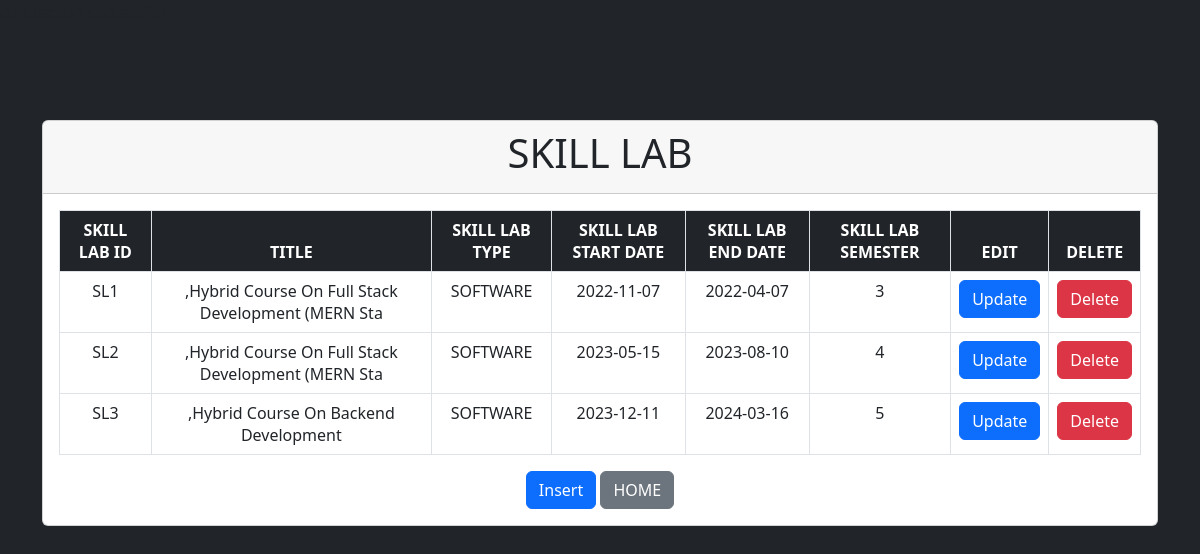
/SKILL_LAB/index.php, run on the app's committed database.
### tables this page shows
CREATE TABLE `skill_lab` (
  `skilllab_id` varchar(25) NOT NULL,
  `sl_type` varchar(25) DEFAULT NULL,
  `sl_sem` varchar(5) DEFAULT NULL,
  `sl_topic` varchar(50) DEFAULT NULL,
  `sl_start_date` date DEFAULT NULL,
  `sl_end_date` date DEFAULT NULL,
  `dept_id` varchar(25) DEFAULT NULL
);

### SKILL_LAB/index.php (the view, shortened to what this page needs)
<?php
include 'connect.php';
?>
<!DOCTYPE html>
<html lang="en">
<head>
    <link href="https://cdn.jsdelivr.net/npm/bootstrap@5.2.3/dist/css/bootstrap.min.css" rel="stylesheet">
</head>
<body class="bg-dark">
    <div class="container">
        <div class="row mt-5">
            <div class="col">
                <div class="card mt-5">
                    <div class="card-header">
                        <h2 class="display-6 text-center"><strong>SKILL LAB</strong></h2>
                    </div>
                    <div class="card-body">
                        <table class="table table-bordered text-center">
                            <thead class="bg-dark text-white">
                                <tr>
                                    <th>SKILL LAB ID</th>
                                    <th>TITLE</th>
                                    <th>SKILL LAB TYPE</th>
                                    <th>SKILL LAB START DATE</th>
                                    <th>SKILL LAB END DATE</th>
                                    <th>SKILL LAB SEMESTER</th>
                                    <th>EDIT</th>
                                    <th>DELETE</th>
                                </tr>
                            </thead>
                            <tbody>
                                <?php
                                $sql="Select * from `skill_lab`";
                                $result=mysqli_query($con,$sql);
                                if($result){
                                    while($row=mysqli_fetch_assoc($result)){
                                        $skilllab_id=$row['skilllab_id'];
                                        $sl_topic=$row['sl_topic'];
                                        $sl_type=$row['sl_type'];
                                        $sl_start_date=$row['sl_start_date'];
                                        $sl_end_date=$row['sl_end_date'];
                                        $sl_sem=$row['sl_sem'];
                                        echo'
                                        <tr>
                                            <td>'.$skilllab_id.'</td>
                                            <td>'.$sl_topic.'</td>
                                            <td>'.$sl_type.'</td>
                                            <td>'.$sl_start_date.'</td>
                                            <td>'.$sl_end_date.'</td>
                                            <td>'.$sl_sem.'</td>
                                            <td>
                                                <a href="update.php?updateid='.$skilllab_id.'" class="btn btn-primary">Update</a>
                                            </td>
                                            <td>
                                                <a href="delete.php?deleteid='.$skilllab_id.'" class="btn btn-danger">Delete</a>
                                            </td>
                                        </tr>
                                        ';
                                    }
                                }
                                ?>
                            </tbody>
                        </table>
                        <div class="text-center mt-3">
                            <a href="insert.php" class="btn btn-primary">Insert</a>
                            <a href="../frontpage.php" class="btn btn-secondary">HOME</a>
                        </div>
                    </div>
                </div>
            </div>
        </div>
    </div>
</body>
</html>

### data on the page
skill_lab: skilllab_id "SL1", sl_topic ",Hybrid Course On Full Stack Development (MERN Sta", sl_type "SOFTWARE", sl_start_date "2022-11-07", sl_end_date "2022-04-07", sl_sem "3"
skill_lab: skilllab_id "SL2", sl_topic ",Hybrid Course On Full Stack Development (MERN Sta", sl_type "SOFTWARE", sl_start_date "2023-05-15", sl_end_date "2023-08-10", sl_sem "4"
skill_lab: skilllab_id "SL3", sl_topic ",Hybrid Course On Backend Development", sl_type "SOFTWARE", sl_start_date "2023-12-11", sl_end_date "2024-03-16", sl_sem "5"
